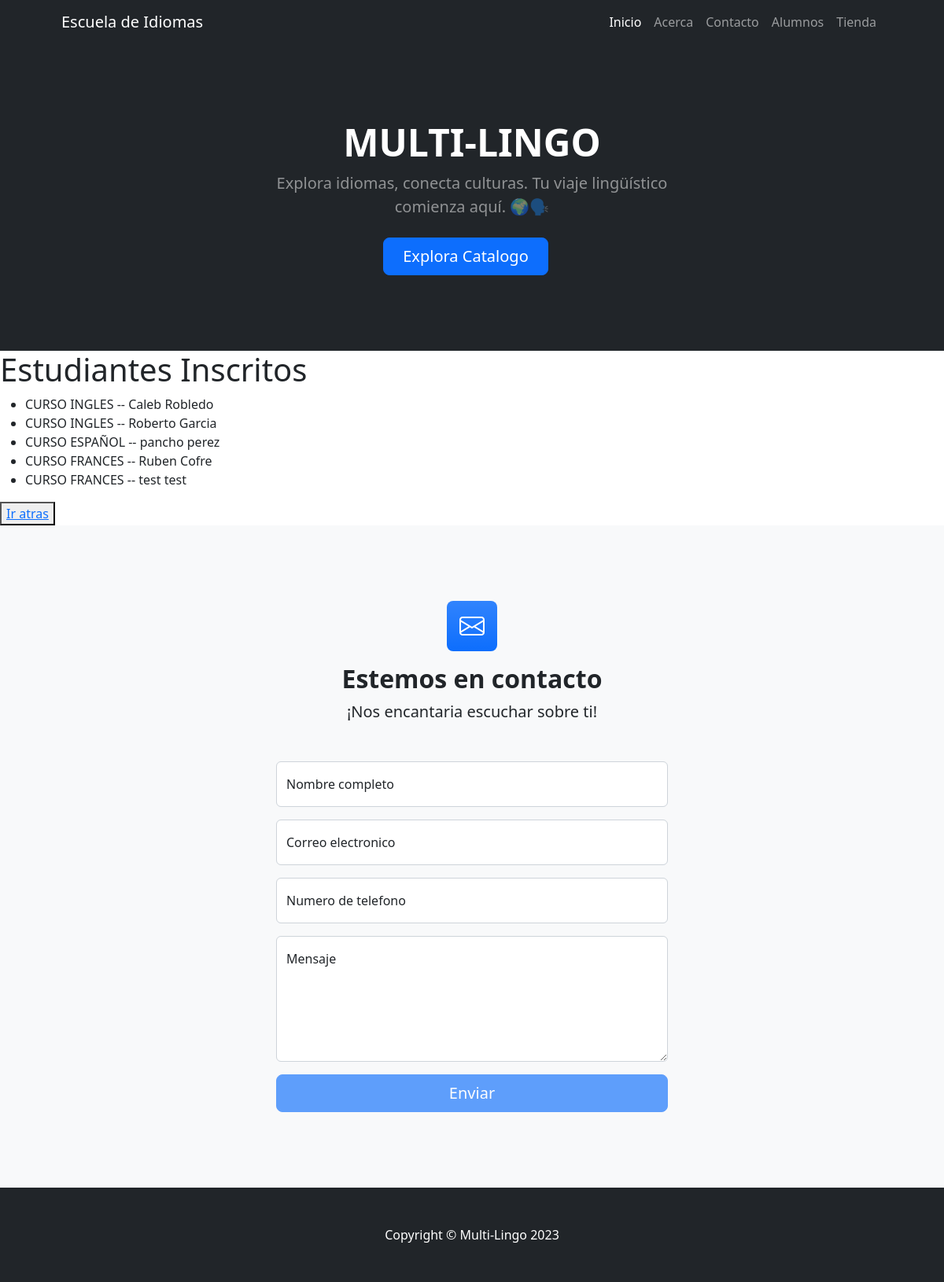
Page /estudiante/ on the earlier database version.
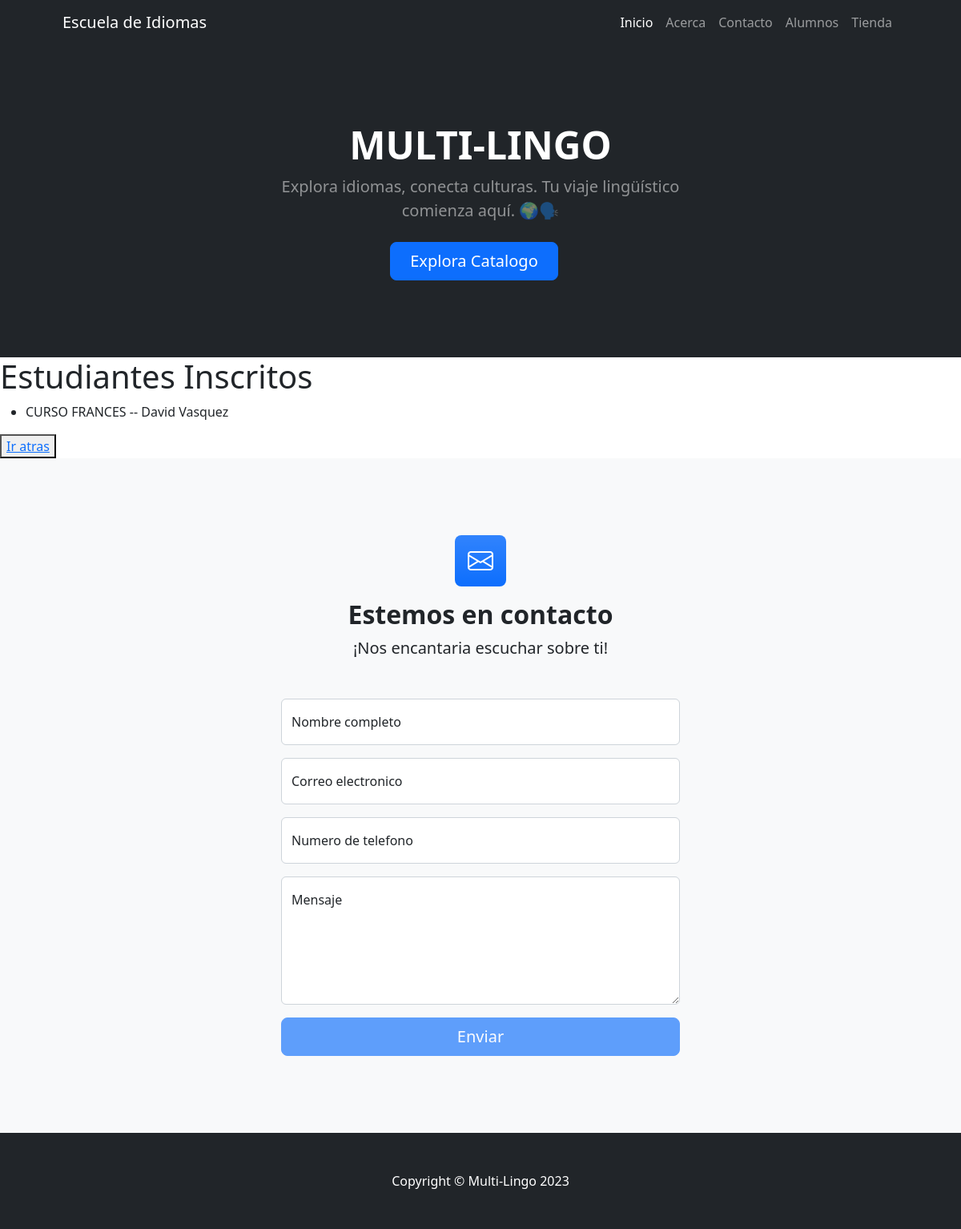
Same page on the later database version.
### estudiante/models.py (models this page shows, shortened)
class EstudianteEN(models.Model):
    nombre = models.CharField(max_length=100)
    apellido = models.CharField(max_length=100)
    nacimiento = models.DateField(null=True)
    nacionalidad = models.ForeignKey(Pais, on_delete=models.SET_NULL, null=True, blank=True)

class EstudianteES(models.Model):
    nombre = models.CharField(max_length=100)
    apellido = models.CharField(max_length=100)
    nacimiento = models.DateField(null=True)
    nacionalidad = models.ForeignKey(Pais, on_delete=models.SET_NULL, null=True, blank=True)

class EstudianteFR(models.Model):
    nombre = models.CharField(max_length=100)
    apellido = models.CharField(max_length=100)
    nacimiento = models.DateField(null=True)
    nacionalidad = models.ForeignKey(Pais, on_delete=models.SET_NULL, null=True, blank=True)

### estudiante/views.py (the view)
# urls.py: path("", views.index, name="index"),
def index(request):
    estudiantesEN = models.EstudianteEN.objects.all()
    estudiantesES = models.EstudianteES.objects.all()
    estudiantesFR = models.EstudianteFR.objects.all()
    return render(request, "estudiante/index.html", {"estudiantesEN":estudiantesEN, "estudiantesES":estudiantesES, "estudiantesFR":estudiantesFR})

### estudiante/templates/estudiante/index.html (shortened to what this page needs)
{% extends 'home/base.html' %}
{% block content %}
    <h1>Estudiantes Inscritos</h1>
    <ul>
        {% for estudianteEN in estudiantesEN %}
            <li>CURSO INGLES -- {{estudianteEN.nombre}} {{estudianteEN.apellido}}</li>
        {% endfor %}
        {% for estudianteES in estudiantesES %}
            <li>CURSO ESPAÑOL -- {{estudianteES.nombre}} {{estudianteES.apellido}}</li>
        {% endfor %}
        {% for estudianteFR in estudiantesFR %}
            <li>CURSO FRANCES -- {{estudianteFR.nombre}} {{estudianteFR.apellido}}</li>
        {% endfor %}
    </ul>
    <button><a href="{% url 'home:index' %}">Ir atras</a></button>
{% endblock content %}

Differences in the rows shown:
removed EstudianteEN: nombre "Caleb", apellido "Robledo"
removed EstudianteEN: nombre "Roberto", apellido "Garcia"
removed EstudianteES: nombre "pancho", apellido "perez"
removed EstudianteFR: nombre "Ruben", apellido "Cofre"
removed EstudianteFR: nombre "test", apellido "test"
added EstudianteFR: nombre "David", apellido "Vasquez"
